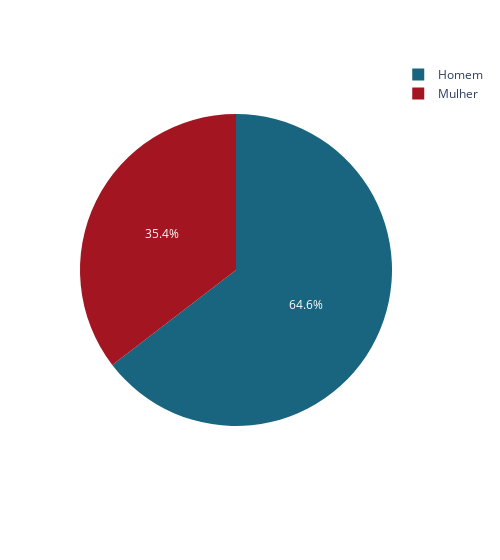

The cell this chart's notebook holds for it:
### Markdown cell above
Aqui podemos observar que, dos pacientes falecidos, os homens são os que mais acabaram morrendo durante o acompanhamento

### Code cell
graph_df = data.loc[tmp['DEATH_EVENT'] == 'Faleceu']
fig = px.pie(graph_df, names='sex', width=500, 
             color_discrete_sequence=['#19647E', '#A31621'])
fig.show()

### Figure 1 — Plotly figure (JSON) as saved in the notebook; plotly's stock layout.template omitted (floating-point values rounded to 4 significant figures)
{"data": [{"domain": {"x": [0, 1], "y": [0, 1]}, "hovertemplate": "sex=%{label}<extra></extra>", "labels": ["Homem", "Homem", "Homem", "Homem", "Mulher", "Homem", "Homem", "Homem", "Mulher", "Homem", "Homem", "Homem", "Homem", "Homem", "Homem", "Homem", "Homem", "Mulher", "Mulher", "Mulher", "Homem", "Mulher", "Homem", "Mulher", "Homem", "Homem", "Homem", "Homem", "Homem", "Mulher", "Homem", "Homem", "Homem", "Mulher", "Mulher", "Homem", "Mulher", "Homem", "Mulher", "Homem", "Homem", "Homem", "Homem", "Mulher", "Homem", "Mulher", "Mulher", "Mulher", "Mulher", "Homem", "Homem", "Homem", "Homem", "Mulher", "Homem", "Homem", "Mulher", "Homem", "Mulher", "Homem", "Homem", "Homem", "Homem", "Mulher", "Mulher", "Homem", "Mulher", "Homem", "Mulher", "Mulher", "Homem", "Mulher", "Homem", "Homem", "Homem", "Mulher", "Mulher", "Homem", "Mulher", "Homem", "Homem", "Homem", "Homem", "Homem", "Homem", "Mulher", "Mulher", "Homem", "Homem", "Mulher", "Mulher", "Homem", "Mulher", "Homem", "Homem", "Homem"], "legendgroup": "", "name": "", "showlegend": true, "type": "pie"}], "layout": {"legend": {"tracegroupgap": 0}, "margin": {"t": 60}, "piecolorway": ["#19647E", "#A31621"], "width": 500}}
